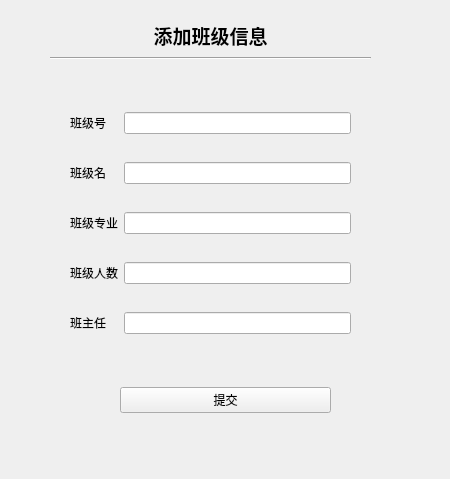
<?xml version="1.0" encoding="UTF-8"?>
<ui version="4.0">
 <class>addClass</class>
 <widget class="QWidget" name="addClass">
  <property name="geometry">
   <rect>
    <x>0</x>
    <y>0</y>
    <width>450</width>
    <height>479</height>
   </rect>
  </property>
  <property name="windowTitle">
   <string>Form</string>
  </property>
  <widget class="QLabel" name="label">
   <property name="geometry">
    <rect>
     <x>50</x>
     <y>20</y>
     <width>321</width>
     <height>31</height>
    </rect>
   </property>
   <property name="font">
    <font>
     <family>Arial</family>
     <pointsize>14</pointsize>
     <weight>75</weight>
     <bold>true</bold>
    </font>
   </property>
   <property name="text">
    <string>添加班级信息</string>
   </property>
   <property name="alignment">
    <set>Qt::AlignCenter</set>
   </property>
  </widget>
  <widget class="Line" name="line">
   <property name="geometry">
    <rect>
     <x>50</x>
     <y>50</y>
     <width>321</width>
     <height>16</height>
    </rect>
   </property>
   <property name="orientation">
    <enum>Qt::Horizontal</enum>
   </property>
  </widget>
  <widget class="QWidget" name="layoutWidget">
   <property name="geometry">
    <rect>
     <x>70</x>
     <y>90</y>
     <width>281</width>
     <height>271</height>
    </rect>
   </property>
   <layout class="QGridLayout" name="gridLayout">
    <item row="0" column="2">
     <widget class="QLineEdit" name="classId_lineEdit"/>
    </item>
    <item row="1" column="0" colspan="2">
     <widget class="QLabel" name="label_3">
      <property name="text">
       <string>班级名</string>
      </property>
     </widget>
    </item>
    <item row="1" column="2">
     <widget class="QLineEdit" name="className_lineEdit"/>
    </item>
    <item row="2" column="2">
     <widget class="QLineEdit" name="classMajor_lineEdit"/>
    </item>
    <item row="3" column="0" colspan="2">
     <widget class="QLabel" name="label_5">
      <property name="text">
       <string>班级人数</string>
      </property>
     </widget>
    </item>
    <item row="3" column="2">
     <widget class="QLineEdit" name="classNum_lineEdit"/>
    </item>
    <item row="0" column="0" colspan="2">
     <widget class="QLabel" name="label_2">
      <property name="text">
       <string>班级号</string>
      </property>
     </widget>
    </item>
    <item row="2" column="0" colspan="2">
     <widget class="QLabel" name="label_4">
      <property name="text">
       <string>班级专业</string>
      </property>
     </widget>
    </item>
    <item row="4" column="2">
     <widget class="QLineEdit" name="classMaster_lineEdit"/>
    </item>
    <item row="4" column="0" colspan="2">
     <widget class="QLabel" name="label_6">
      <property name="text">
       <string>班主任</string>
      </property>
     </widget>
    </item>
   </layout>
  </widget>
  <widget class="QWidget" name="widget" native="true">
   <property name="geometry">
    <rect>
     <x>120</x>
     <y>380</y>
     <width>211</width>
     <height>41</height>
    </rect>
   </property>
   <layout class="QHBoxLayout" name="horizontalLayout">
    <item>
     <widget class="QPushButton" name="submit_button">
      <property name="text">
       <string>提交</string>
      </property>
     </widget>
    </item>
   </layout>
  </widget>
 </widget>
 <resources/>
 <connections/>
</ui>
